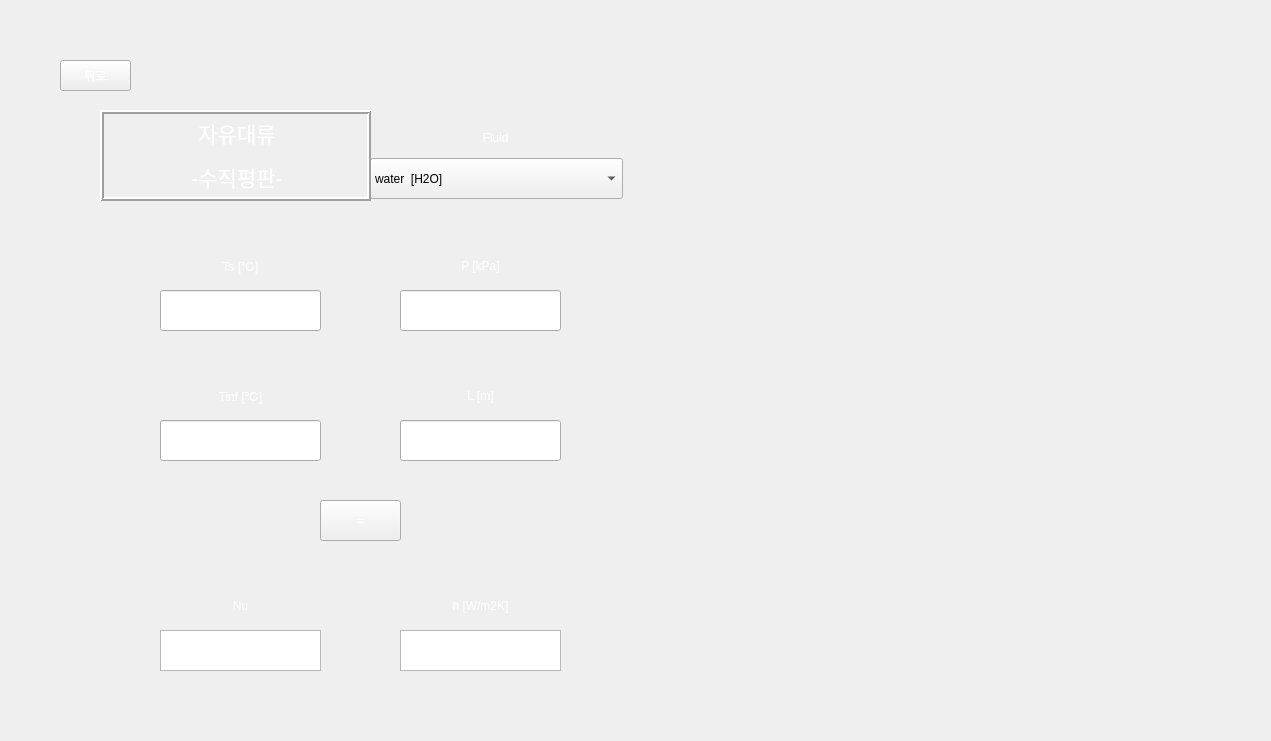
<?xml version="1.0" encoding="UTF-8"?>
<ui version="4.0">
 <class>Form</class>
 <widget class="QWidget" name="Form">
  <property name="geometry">
   <rect>
    <x>0</x>
    <y>0</y>
    <width>1271</width>
    <height>741</height>
   </rect>
  </property>
  <property name="minimumSize">
   <size>
    <width>996</width>
    <height>580</height>
   </size>
  </property>
  <property name="maximumSize">
   <size>
    <width>1271</width>
    <height>741</height>
   </size>
  </property>
  <property name="windowTitle">
   <string>Free Convection - Vertical Plate</string>
  </property>
  <property name="styleSheet">
   <string notr="true">background-image: url(:/background/하얀거.png);</string>
  </property>
  <widget class="QLineEdit" name="P">
   <property name="geometry">
    <rect>
     <x>400</x>
     <y>290</y>
     <width>161</width>
     <height>41</height>
    </rect>
   </property>
   <property name="styleSheet">
    <string notr="true">font: 14pt &quot;맑은 고딕&quot;;
background-image: url(:/background/하얀거.png);</string>
   </property>
  </widget>
  <widget class="QPushButton" name="check">
   <property name="geometry">
    <rect>
     <x>320</x>
     <y>500</y>
     <width>81</width>
     <height>41</height>
    </rect>
   </property>
   <property name="styleSheet">
    <string notr="true">QPushButton {
color: qlineargradient(spread:pad, x1:0, y1:1, x2:1, y2:0, stop:0 rgba(255, 255, 255, 255), stop:1 rgba(255, 255, 255, 255));
background-image: url(:/background/버튼2.png);
font: 20pt &quot;맑은 고딕&quot;;
}
QPushButton:hover{
border-image: url(:/background/버튼클릭2.png);
}</string>
   </property>
   <property name="text">
    <string>=</string>
   </property>
  </widget>
  <widget class="QLabel" name="label_2">
   <property name="geometry">
    <rect>
     <x>400</x>
     <y>240</y>
     <width>161</width>
     <height>51</height>
    </rect>
   </property>
   <property name="styleSheet">
    <string notr="true">color: qlineargradient(spread:pad, x1:0, y1:1, x2:1, y2:0, stop:0 rgba(255, 255, 255, 255), stop:1 rgba(255, 255, 255, 255));
background-image: url(:/background/버튼2.png);
font: 20pt &quot;맑은 고딕&quot;;</string>
   </property>
   <property name="text">
    <string>P [kPa]</string>
   </property>
   <property name="alignment">
    <set>Qt::AlignCenter</set>
   </property>
  </widget>
  <widget class="QLineEdit" name="T1">
   <property name="geometry">
    <rect>
     <x>160</x>
     <y>290</y>
     <width>161</width>
     <height>41</height>
    </rect>
   </property>
   <property name="styleSheet">
    <string notr="true">font: 14pt &quot;맑은 고딕&quot;;
background-image: url(:/background/하얀거.png);</string>
   </property>
  </widget>
  <widget class="QLineEdit" name="T2">
   <property name="geometry">
    <rect>
     <x>160</x>
     <y>420</y>
     <width>161</width>
     <height>41</height>
    </rect>
   </property>
   <property name="styleSheet">
    <string notr="true">font: 14pt &quot;맑은 고딕&quot;;
background-image: url(:/background/하얀거.png);</string>
   </property>
  </widget>
  <widget class="QLineEdit" name="L">
   <property name="geometry">
    <rect>
     <x>400</x>
     <y>420</y>
     <width>161</width>
     <height>41</height>
    </rect>
   </property>
   <property name="styleSheet">
    <string notr="true">font: 14pt &quot;맑은 고딕&quot;;
background-image: url(:/background/하얀거.png);</string>
   </property>
  </widget>
  <widget class="QLabel" name="label_3">
   <property name="geometry">
    <rect>
     <x>160</x>
     <y>240</y>
     <width>161</width>
     <height>51</height>
    </rect>
   </property>
   <property name="styleSheet">
    <string notr="true">color: qlineargradient(spread:pad, x1:0, y1:1, x2:1, y2:0, stop:0 rgba(255, 255, 255, 255), stop:1 rgba(255, 255, 255, 255));
background-image: url(:/background/버튼2.png);
font: 20pt &quot;맑은 고딕&quot;;</string>
   </property>
   <property name="text">
    <string>Ts [℃]</string>
   </property>
   <property name="alignment">
    <set>Qt::AlignCenter</set>
   </property>
  </widget>
  <widget class="QLabel" name="label_4">
   <property name="geometry">
    <rect>
     <x>160</x>
     <y>370</y>
     <width>161</width>
     <height>51</height>
    </rect>
   </property>
   <property name="styleSheet">
    <string notr="true">color: qlineargradient(spread:pad, x1:0, y1:1, x2:1, y2:0, stop:0 rgba(255, 255, 255, 255), stop:1 rgba(255, 255, 255, 255));
background-image: url(:/background/버튼2.png);
font: 20pt &quot;맑은 고딕&quot;;</string>
   </property>
   <property name="text">
    <string>Tinf [℃]</string>
   </property>
   <property name="alignment">
    <set>Qt::AlignCenter</set>
   </property>
  </widget>
  <widget class="QLabel" name="label_5">
   <property name="geometry">
    <rect>
     <x>400</x>
     <y>370</y>
     <width>161</width>
     <height>51</height>
    </rect>
   </property>
   <property name="styleSheet">
    <string notr="true">color: qlineargradient(spread:pad, x1:0, y1:1, x2:1, y2:0, stop:0 rgba(255, 255, 255, 255), stop:1 rgba(255, 255, 255, 255));
background-image: url(:/background/버튼2.png);
font: 20pt &quot;맑은 고딕&quot;;</string>
   </property>
   <property name="text">
    <string>L [m]</string>
   </property>
   <property name="alignment">
    <set>Qt::AlignCenter</set>
   </property>
  </widget>
  <widget class="QPushButton" name="pushButton">
   <property name="geometry">
    <rect>
     <x>60</x>
     <y>60</y>
     <width>71</width>
     <height>31</height>
    </rect>
   </property>
   <property name="styleSheet">
    <string notr="true">QPushButton {
color: qlineargradient(spread:pad, x1:0, y1:1, x2:1, y2:0, stop:0 rgba(255, 255, 255, 255), stop:1 rgba(255, 255, 255, 255));
background-image: url(:/background/버튼2.png);
font: 14pt &quot;맑은 고딕&quot;;
}
QPushButton:hover{
border-image: url(:/background/버튼클릭2.png);
}</string>
   </property>
   <property name="text">
    <string>뒤로</string>
   </property>
  </widget>
  <widget class="QLabel" name="label_8">
   <property name="geometry">
    <rect>
     <x>400</x>
     <y>580</y>
     <width>161</width>
     <height>51</height>
    </rect>
   </property>
   <property name="styleSheet">
    <string notr="true">color: qlineargradient(spread:pad, x1:0, y1:1, x2:1, y2:0, stop:0 rgba(255, 255, 255, 255), stop:1 rgba(255, 255, 255, 255));
background-image: url(:/background/버튼2.png);
font: 18pt &quot;맑은 고딕&quot;;</string>
   </property>
   <property name="text">
    <string>h [W/m2K]</string>
   </property>
   <property name="alignment">
    <set>Qt::AlignCenter</set>
   </property>
  </widget>
  <widget class="QLabel" name="label_6">
   <property name="geometry">
    <rect>
     <x>160</x>
     <y>580</y>
     <width>161</width>
     <height>51</height>
    </rect>
   </property>
   <property name="styleSheet">
    <string notr="true">color: qlineargradient(spread:pad, x1:0, y1:1, x2:1, y2:0, stop:0 rgba(255, 255, 255, 255), stop:1 rgba(255, 255, 255, 255));
background-image: url(:/background/버튼2.png);
font: 20pt &quot;맑은 고딕&quot;;</string>
   </property>
   <property name="text">
    <string>Nu</string>
   </property>
   <property name="alignment">
    <set>Qt::AlignCenter</set>
   </property>
  </widget>
  <widget class="QTextBrowser" name="textBrowser">
   <property name="geometry">
    <rect>
     <x>160</x>
     <y>630</y>
     <width>161</width>
     <height>41</height>
    </rect>
   </property>
   <property name="styleSheet">
    <string notr="true">font: 14pt &quot;맑은 고딕&quot;;
background-image: url(:/background/하얀거.png);</string>
   </property>
  </widget>
  <widget class="QTextBrowser" name="textBrowser_2">
   <property name="geometry">
    <rect>
     <x>400</x>
     <y>630</y>
     <width>161</width>
     <height>41</height>
    </rect>
   </property>
   <property name="styleSheet">
    <string notr="true">font: 14pt &quot;맑은 고딕&quot;;
background-image: url(:/background/하얀거.png);</string>
   </property>
  </widget>
  <widget class="QLabel" name="label_7">
   <property name="geometry">
    <rect>
     <x>370</x>
     <y>112</y>
     <width>251</width>
     <height>51</height>
    </rect>
   </property>
   <property name="styleSheet">
    <string notr="true">color: qlineargradient(spread:pad, x1:0, y1:1, x2:1, y2:0, stop:0 rgba(255, 255, 255, 255), stop:1 rgba(255, 255, 255, 255));
background-image: url(:/background/버튼2.png);
font: 20pt &quot;맑은 고딕&quot;;</string>
   </property>
   <property name="text">
    <string>Fluid</string>
   </property>
   <property name="alignment">
    <set>Qt::AlignCenter</set>
   </property>
  </widget>
  <widget class="QLabel" name="label_10">
   <property name="geometry">
    <rect>
     <x>0</x>
     <y>0</y>
     <width>1271</width>
     <height>741</height>
    </rect>
   </property>
   <property name="styleSheet">
    <string notr="true">image: url(:/background/배경2.png);</string>
   </property>
   <property name="text">
    <string/>
   </property>
  </widget>
  <widget class="QLabel" name="label_9">
   <property name="geometry">
    <rect>
     <x>685</x>
     <y>50</y>
     <width>531</width>
     <height>641</height>
    </rect>
   </property>
   <property name="styleSheet">
    <string notr="true">image: url(:/background/Vertical plate.PNG);</string>
   </property>
   <property name="text">
    <string/>
   </property>
  </widget>
  <widget class="QLabel" name="label_11">
   <property name="geometry">
    <rect>
     <x>710</x>
     <y>420</y>
     <width>491</width>
     <height>241</height>
    </rect>
   </property>
   <property name="styleSheet">
    <string notr="true">image: url(:/background/Vertical plate-2.PNG);</string>
   </property>
   <property name="text">
    <string/>
   </property>
  </widget>
  <widget class="QComboBox" name="fluid_2">
   <property name="geometry">
    <rect>
     <x>370</x>
     <y>158</y>
     <width>253</width>
     <height>41</height>
    </rect>
   </property>
   <property name="styleSheet">
    <string notr="true">background-image: url(:/background/하얀거.png);
font: 11pt &quot;맑은 고딕&quot;;</string>
   </property>
   <item>
    <property name="text">
     <string>water  [H2O]</string>
    </property>
   </item>
   <item>
    <property name="text">
     <string>air</string>
    </property>
   </item>
   <item>
    <property name="text">
     <string>1-Butene  [C4H8]</string>
    </property>
   </item>
   <item>
    <property name="text">
     <string>Acetone  [C3H6O]</string>
    </property>
   </item>
   <item>
    <property name="text">
     <string>Ammonia  [NH3]</string>
    </property>
   </item>
   <item>
    <property name="text">
     <string>Argon  [Ar]</string>
    </property>
   </item>
   <item>
    <property name="text">
     <string>Benzene  [C6H6]</string>
    </property>
   </item>
   <item>
    <property name="text">
     <string>CarbonDioxide  [CO2]</string>
    </property>
   </item>
   <item>
    <property name="text">
     <string>CarbonMonoxide  [CO]</string>
    </property>
   </item>
   <item>
    <property name="text">
     <string>CarbonylSulfide  [COS]</string>
    </property>
   </item>
   <item>
    <property name="text">
     <string>CycloHexane  [C6H12]</string>
    </property>
   </item>
   <item>
    <property name="text">
     <string>CycloPropane  [C3H6]</string>
    </property>
   </item>
   <item>
    <property name="text">
     <string>Cyclopentane  [C5H10]</string>
    </property>
   </item>
   <item>
    <property name="text">
     <string>D4  [C8H24O4Si4]</string>
    </property>
   </item>
   <item>
    <property name="text">
     <string>D5  [C10H30O5Si5]</string>
    </property>
   </item>
   <item>
    <property name="text">
     <string>D6  [C12H36O6Si6]</string>
    </property>
   </item>
   <item>
    <property name="text">
     <string>Deuterium  [D2]</string>
    </property>
   </item>
   <item>
    <property name="text">
     <string>Dichloroethane  [C2Cl2H4]</string>
    </property>
   </item>
   <item>
    <property name="text">
     <string>DiethylEther  [C4H10O]</string>
    </property>
   </item>
   <item>
    <property name="text">
     <string>DimethylCarbonate  [C3H6O3]</string>
    </property>
   </item>
   <item>
    <property name="text">
     <string>DimethylEther  [C2H6O]</string>
    </property>
   </item>
   <item>
    <property name="text">
     <string>Ethane  [C2H6]</string>
    </property>
   </item>
   <item>
    <property name="text">
     <string>Ethanol  [C2H6O]</string>
    </property>
   </item>
   <item>
    <property name="text">
     <string>EthylBenzene  [C8H10]</string>
    </property>
   </item>
   <item>
    <property name="text">
     <string>Ethylene  [C2H4]</string>
    </property>
   </item>
   <item>
    <property name="text">
     <string>EthyleneOxide  [C2H4O]</string>
    </property>
   </item>
   <item>
    <property name="text">
     <string>Fluorine  [F2]</string>
    </property>
   </item>
   <item>
    <property name="text">
     <string>HFE143m  [C2F3H3O]</string>
    </property>
   </item>
   <item>
    <property name="text">
     <string>HeavyWater  [D2O]</string>
    </property>
   </item>
   <item>
    <property name="text">
     <string>Helium  [He]</string>
    </property>
   </item>
   <item>
    <property name="text">
     <string>Hydrogen  [H2]</string>
    </property>
   </item>
   <item>
    <property name="text">
     <string>HydrogenChloride  [ClH]</string>
    </property>
   </item>
   <item>
    <property name="text">
     <string>HydrogenSulfide  [H2S]</string>
    </property>
   </item>
   <item>
    <property name="text">
     <string>IsoButane  [C4H10]</string>
    </property>
   </item>
   <item>
    <property name="text">
     <string>IsoButene  [C4H8]</string>
    </property>
   </item>
   <item>
    <property name="text">
     <string>Isohexane  [C6H14]</string>
    </property>
   </item>
   <item>
    <property name="text">
     <string>Isopentane  [C5H12]</string>
    </property>
   </item>
   <item>
    <property name="text">
     <string>Krypton  [Kr]</string>
    </property>
   </item>
   <item>
    <property name="text">
     <string>MD2M  [C10H30O3Si4]</string>
    </property>
   </item>
   <item>
    <property name="text">
     <string>MD3M  [C12H36O4Si5]</string>
    </property>
   </item>
   <item>
    <property name="text">
     <string>MD4M  [C14H42O5Si6]</string>
    </property>
   </item>
   <item>
    <property name="text">
     <string>MDM  [C8H24O2Si3]</string>
    </property>
   </item>
   <item>
    <property name="text">
     <string>MM  [C6H18OSi2]</string>
    </property>
   </item>
   <item>
    <property name="text">
     <string>Methane  [CH4]</string>
    </property>
   </item>
   <item>
    <property name="text">
     <string>Methanol  [CH4O]</string>
    </property>
   </item>
   <item>
    <property name="text">
     <string>MethylLinoleate  [C19H34O2]</string>
    </property>
   </item>
   <item>
    <property name="text">
     <string>MethylLinolenate  [C19H32O2]</string>
    </property>
   </item>
   <item>
    <property name="text">
     <string>MethylOleate  [C19H36O2]</string>
    </property>
   </item>
   <item>
    <property name="text">
     <string>MethylPalmitate  [C17H34O2]</string>
    </property>
   </item>
   <item>
    <property name="text">
     <string>MethylStearate  [C19H38O2]</string>
    </property>
   </item>
   <item>
    <property name="text">
     <string>Neon  [Ne]</string>
    </property>
   </item>
   <item>
    <property name="text">
     <string>Neopentane  [C5H12]</string>
    </property>
   </item>
   <item>
    <property name="text">
     <string>Nitrogen  [N2]</string>
    </property>
   </item>
   <item>
    <property name="text">
     <string>NitrousOxide  [N2O]</string>
    </property>
   </item>
   <item>
    <property name="text">
     <string>Novec649  [C6F12O]</string>
    </property>
   </item>
   <item>
    <property name="text">
     <string>OrthoDeuterium</string>
    </property>
   </item>
   <item>
    <property name="text">
     <string>OrthoHydrogen</string>
    </property>
   </item>
   <item>
    <property name="text">
     <string>Oxygen  [O2]</string>
    </property>
   </item>
   <item>
    <property name="text">
     <string>ParaDeuterium</string>
    </property>
   </item>
   <item>
    <property name="text">
     <string>ParaHydrogen</string>
    </property>
   </item>
   <item>
    <property name="text">
     <string>Propylene  [C3H6]</string>
    </property>
   </item>
   <item>
    <property name="text">
     <string>Propyne  [C3H4]</string>
    </property>
   </item>
   <item>
    <property name="text">
     <string>R11</string>
    </property>
   </item>
   <item>
    <property name="text">
     <string>R113</string>
    </property>
   </item>
   <item>
    <property name="text">
     <string>R114</string>
    </property>
   </item>
   <item>
    <property name="text">
     <string>R115</string>
    </property>
   </item>
   <item>
    <property name="text">
     <string>R116</string>
    </property>
   </item>
   <item>
    <property name="text">
     <string>R12</string>
    </property>
   </item>
   <item>
    <property name="text">
     <string>R123</string>
    </property>
   </item>
   <item>
    <property name="text">
     <string>R1233zd(E)</string>
    </property>
   </item>
   <item>
    <property name="text">
     <string>R1234yf</string>
    </property>
   </item>
   <item>
    <property name="text">
     <string>R1234ze(E)</string>
    </property>
   </item>
   <item>
    <property name="text">
     <string>R1234ze(Z)</string>
    </property>
   </item>
   <item>
    <property name="text">
     <string>R124</string>
    </property>
   </item>
   <item>
    <property name="text">
     <string>R1243zf</string>
    </property>
   </item>
   <item>
    <property name="text">
     <string>R125</string>
    </property>
   </item>
   <item>
    <property name="text">
     <string>R13</string>
    </property>
   </item>
   <item>
    <property name="text">
     <string>R134a</string>
    </property>
   </item>
   <item>
    <property name="text">
     <string>R13l1</string>
    </property>
   </item>
   <item>
    <property name="text">
     <string>R14</string>
    </property>
   </item>
   <item>
    <property name="text">
     <string>R141b</string>
    </property>
   </item>
   <item>
    <property name="text">
     <string>R142b</string>
    </property>
   </item>
   <item>
    <property name="text">
     <string>R143a</string>
    </property>
   </item>
   <item>
    <property name="text">
     <string>R152A</string>
    </property>
   </item>
   <item>
    <property name="text">
     <string>R161</string>
    </property>
   </item>
   <item>
    <property name="text">
     <string>R21</string>
    </property>
   </item>
   <item>
    <property name="text">
     <string>R218</string>
    </property>
   </item>
   <item>
    <property name="text">
     <string>R22</string>
    </property>
   </item>
   <item>
    <property name="text">
     <string>R227EA</string>
    </property>
   </item>
   <item>
    <property name="text">
     <string>R23</string>
    </property>
   </item>
   <item>
    <property name="text">
     <string>R236EA</string>
    </property>
   </item>
   <item>
    <property name="text">
     <string>R236FA</string>
    </property>
   </item>
   <item>
    <property name="text">
     <string>R245ca</string>
    </property>
   </item>
   <item>
    <property name="text">
     <string>R245fa</string>
    </property>
   </item>
   <item>
    <property name="text">
     <string>R32</string>
    </property>
   </item>
   <item>
    <property name="text">
     <string>R365MFC</string>
    </property>
   </item>
   <item>
    <property name="text">
     <string>R40</string>
    </property>
   </item>
   <item>
    <property name="text">
     <string>R404A</string>
    </property>
   </item>
   <item>
    <property name="text">
     <string>R407C</string>
    </property>
   </item>
   <item>
    <property name="text">
     <string>R41</string>
    </property>
   </item>
   <item>
    <property name="text">
     <string>R410A</string>
    </property>
   </item>
   <item>
    <property name="text">
     <string>R507A</string>
    </property>
   </item>
   <item>
    <property name="text">
     <string>RC318</string>
    </property>
   </item>
   <item>
    <property name="text">
     <string>SES36</string>
    </property>
   </item>
   <item>
    <property name="text">
     <string>SulfurDioxide  [O2S]</string>
    </property>
   </item>
   <item>
    <property name="text">
     <string>SulfurHexafluoride  [F6S]</string>
    </property>
   </item>
   <item>
    <property name="text">
     <string>Toluene  [C7H8]</string>
    </property>
   </item>
   <item>
    <property name="text">
     <string>Xenon  [Xe]</string>
    </property>
   </item>
   <item>
    <property name="text">
     <string>cis-2-Butene  [C4H8]</string>
    </property>
   </item>
   <item>
    <property name="text">
     <string>m-Xylene  [C8H10]</string>
    </property>
   </item>
   <item>
    <property name="text">
     <string>n-Butane  [C4H10]</string>
    </property>
   </item>
   <item>
    <property name="text">
     <string>n-Decane  [C10H22]</string>
    </property>
   </item>
   <item>
    <property name="text">
     <string>n-Dodecane  [C12H26]</string>
    </property>
   </item>
   <item>
    <property name="text">
     <string>n-Heptane  [C7H16]</string>
    </property>
   </item>
   <item>
    <property name="text">
     <string>n-Hexane  [C6H14]</string>
    </property>
   </item>
   <item>
    <property name="text">
     <string>n-Nonane  [C9H20]</string>
    </property>
   </item>
   <item>
    <property name="text">
     <string>n-Octane  [C8H18]</string>
    </property>
   </item>
   <item>
    <property name="text">
     <string>n-Pentane  [C5H12]</string>
    </property>
   </item>
   <item>
    <property name="text">
     <string>n-Propane  [C3H8]</string>
    </property>
   </item>
   <item>
    <property name="text">
     <string>n-Undecane  [C11H24]</string>
    </property>
   </item>
   <item>
    <property name="text">
     <string>o-Xylene  [C8H10]</string>
    </property>
   </item>
   <item>
    <property name="text">
     <string>p-Xylene  [C8H10]</string>
    </property>
   </item>
   <item>
    <property name="text">
     <string>trans-2-Butene  [C4H8]</string>
    </property>
   </item>
  </widget>
  <widget class="QLabel" name="label_13">
   <property name="geometry">
    <rect>
     <x>100</x>
     <y>110</y>
     <width>271</width>
     <height>91</height>
    </rect>
   </property>
   <property name="styleSheet">
    <string notr="true">font: 10pt &quot;맑은 고딕&quot;;
color: rgb(255, 255, 255);
background-image: url(:/background/버튼2.png);</string>
   </property>
   <property name="frameShape">
    <enum>QFrame::Box</enum>
   </property>
   <property name="frameShadow">
    <enum>QFrame::Raised</enum>
   </property>
   <property name="lineWidth">
    <number>2</number>
   </property>
   <property name="text">
    <string>&lt;!DOCTYPE HTML PUBLIC &quot;-//W3C//DTD HTML 4.0//EN&quot; &quot;http://www.w3.org/TR/REC-html40/strict.dtd&quot;&gt;
&lt;html&gt;&lt;head&gt;&lt;meta name=&quot;qrichtext&quot; content=&quot;1&quot; /&gt;&lt;style type=&quot;text/css&quot;&gt;
p, li { white-space: pre-wrap; }
&lt;/style&gt;&lt;/head&gt;&lt;body style=&quot; font-family:'맑은 고딕'; font-size:10pt; font-weight:400; font-style:normal;&quot;&gt;
&lt;p align=&quot;center&quot; style=&quot; margin-top:12px; margin-bottom:12px; margin-left:0px; margin-right:0px; -qt-block-indent:0; text-indent:0px;&quot;&gt;&lt;span style=&quot; font-size:16pt;&quot;&gt;자유대류&lt;/span&gt;&lt;/p&gt;
&lt;p align=&quot;center&quot; style=&quot; margin-top:12px; margin-bottom:12px; margin-left:0px; margin-right:0px; -qt-block-indent:0; text-indent:0px;&quot;&gt;&lt;span style=&quot; font-size:16pt;&quot;&gt;-수직평판-&lt;/span&gt;&lt;/p&gt;&lt;/body&gt;&lt;/html&gt;</string>
   </property>
   <property name="buddy">
    <cstring>pushButton</cstring>
   </property>
  </widget>
  <zorder>label_10</zorder>
  <zorder>check</zorder>
  <zorder>label_2</zorder>
  <zorder>label_3</zorder>
  <zorder>label_4</zorder>
  <zorder>label_5</zorder>
  <zorder>pushButton</zorder>
  <zorder>label_8</zorder>
  <zorder>label_6</zorder>
  <zorder>textBrowser</zorder>
  <zorder>textBrowser_2</zorder>
  <zorder>label_7</zorder>
  <zorder>label_9</zorder>
  <zorder>label_11</zorder>
  <zorder>P</zorder>
  <zorder>T2</zorder>
  <zorder>L</zorder>
  <zorder>T1</zorder>
  <zorder>fluid_2</zorder>
  <zorder>label_13</zorder>
 </widget>
 <resources>
  <include location="../resource/resources.qrc"/>
 </resources>
 <connections/>
</ui>
